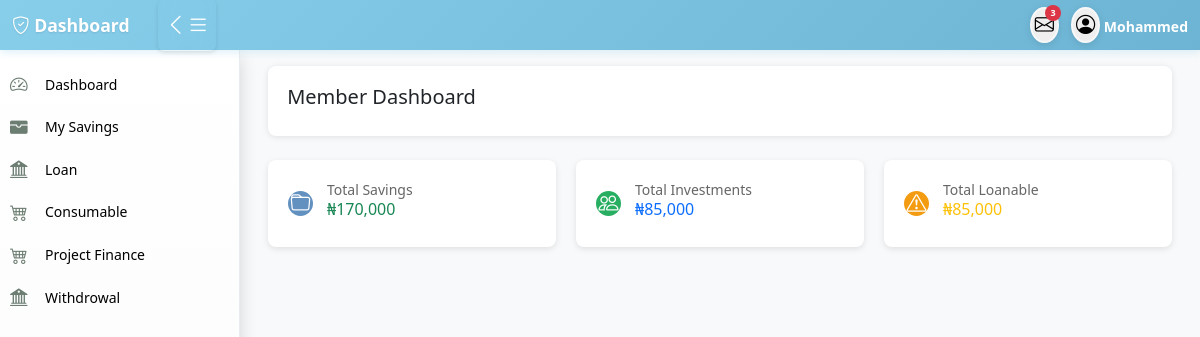
Page /member/member_dashboard/ (signed in) on the earlier database version.
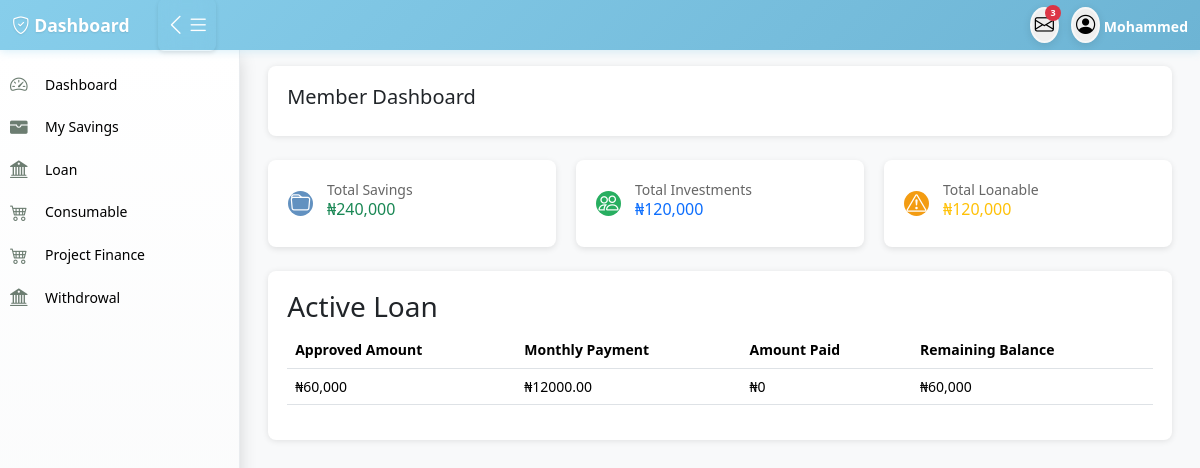
Same page on the later database version.
### loan/models.py (models this page shows, shortened)
class LoanRequest(models.Model):
    member = models.ForeignKey(Member, on_delete=models.CASCADE, related_name="loan_requests")
    loan_type = models.ForeignKey(LoanType, on_delete=models.SET_NULL, null=True, blank=True)
    amount = models.DecimalField(max_digits=10, decimal_places=2)
    approved_amount = models.DecimalField(max_digits=10, decimal_places=2, null=True, blank=True)
    loan_term_months = models.PositiveIntegerField()
    application_date = models.DateField(default=today_date)
    approval_date = models.DateField(null=True, blank=True)
    status = models.CharField(max_length=20,choices=[ ("pending", "Pending"),("approved", "Approved"),("rejected", "Rejected"),  ("Fullpaid", "Fullpaid") ], default="pending",)
    rejection_reason = models.TextField(blank=True, null=True)
    file_one = models.ImageField(upload_to='file_one', blank=True, null=True)
    bank_name = models.ForeignKey(BankName,on_delete=models.CASCADE)
    bank_code = models.ForeignKey(BankCode,on_delete=models.CASCADE)
    account_number  = models.CharField(max_length=100)
    guarantor = models.ForeignKey(Member, on_delete=models.SET_NULL, null=True, blank=True, related_name="guaranteed_loans")
    guarantor_accepted = models.BooleanField(default=False)
    created_by = models.ForeignKey(User,on_delete=models.CASCADE)
    approved_by = models.ForeignKey(User, on_delete=models.SET_NULL, null=True, blank=True, related_name='approved_loan')
    date_created = models.DateTimeField(auto_now_add=True)
    class Meta:
        constraints = [
            models.CheckConstraint(
                check=models.Q(approved_amount__lte=models.F('amount')),
                name='approved_amount_not_greater_than_requested'
            ),
        ]
    @property
    def monthly_payment(self):
        if self.approved_amount and self.loan_term_months > 0:
            total_payment = self.approved_amount
            return total_payment / self.loan_term_months
        return None

### member/views.py (the view, shortened to what this page needs)
# urls.py: path('member_dashboard/',views.member_dashboard,name="member_dashboard"),
@login_required
def member_dashboard(request):
    try:
        member = Member.objects.get(member=request.user)
    except Member.DoesNotExist:
        return redirect('login')
    pending_guarantor_requests = ProjectFinanceRequest.objects.filter(
        guarantor=member,
        guarantor_status='Pending'
    ).order_by('-created_at').select_related('application__member__member')
    pending_guarantor_loans = LoanRequest.objects.filter(
        guarantor=member,
        guarantor_accepted=False,
        status="pending"
    )
    total_savings = Savings.objects.filter(member=member).aggregate(
        total=Sum('month_saving')
    )['total'] or 0
    print(total_savings)
    loanable_total = Loanable.objects.filter(member=member).aggregate(
        total=Sum('amount')
    )['total'] or 0
    investment_total = Investment.objects.filter(member=member).aggregate(
        total=Sum('amount')
    )['total'] or 0
    today = date.today()
    current_month = today.month
    current_year = today.year
    first_day_of_current_month = date(current_year, current_month, 1)
    previous_month_date = first_day_of_current_month - relativedelta(months=4)
    previous_month = previous_month_date.month
    previous_year = previous_month_date.year
    monthly_saving = Savings.objects.filter(
        member=member,
        month__month=current_month,
        month__year=current_year
    ).first()
    previous_monthly_saving = Savings.objects.filter(
        member=member,
        month__month=previous_month,
        month__year=previous_year
    ).first()
    active_loan = LoanRequest.objects.filter(
        member=member,
        status='approved'
    ).order_by('-approval_date').first()
    if not active_loan:
        active_loan = LoanRequest.objects.filter(
            member=member,
            status='rejected'
        ).order_by('-approval_date').first()
    loan_paid = loan_balance = monthly_payment = 0
    if active_loan and active_loan.status == 'approved':
        repaybacks = LoanRepayback.objects.filter(loan_request=active_loan)
        loan_paid = repaybacks.aggregate(total=Sum('amount_paid'))['total'] or 0
        loan_balance = active_loan.approved_amount - loan_paid
        monthly_payment = active_loan.monthly_payment
        print(monthly_payment,monthly_payment)
    loan_types = LoanType.objects.all()
    consumable_requests = ConsumableRequest.objects.filter(user=request.user) \
        .prefetch_related('details__item') \
        .order_by('-date_created')[:5]
    approved_consumable = ConsumableRequest.objects.filter(user=request.user, status='Approved') \
        .order_by('-date_created')
    total_remaining = 0
    consumable_data = []
    context = {
        'member': member,
        'total_savings': total_savings,
        'monthly_saving': monthly_saving.month_saving if monthly_saving else 0,
        'previous_monthly_saving': previous_monthly_saving.month_saving if previous_monthly_saving else 0,
        'loan': active_loan,
        'loan_paid': loan_paid,
        'loan_balance': loan_balance,
        'monthly_payment': monthly_payment,
        'loan_types': loan_types,
        'consumable_requests': consumable_requests,
        'approved_consumable': consumable_data,
        'loanable_total': loanable_total,
        'investment_total': investment_total,
        'approved_consumable': consumable_data,
        'total_remaining': total_remaining,
        "pending_guarantor_loans": pending_guarantor_loans,
        'pending_guarantor_requests':pending_guarantor_requests
    }
    return render(request, 'member/member_dashboard.html', context)

### templates/member/member_dashboard.html (shortened to what this page needs)
{% extends 'base/base.html' %}
{% load humanize %}
{% load static %}
{% block content %}
<div id="dashboard" class="content-section active">
    <div class="content-card">
        <h5>Member Dashboard</h5>
    </div>
</div>
       <div class="stats-grid">
        <div class="stat-card">
            <div class="stat-icon bg-primary">
                <i class="bi bi-folder"></i>
            </div>
            <div class="stat-content">
                <p>Total Savings</p>
                <h6 class="text-success">₦{{ total_savings|floatformat:0|intcomma }}</h6>
            </div>
        </div>
        <div class="stat-card">
            <div class="stat-icon bg-success">
                <i class="bi bi-people"></i>
            </div>
            <div class="stat-content">
                <p>Total Investments</p>
                <h6 class="text-primary">₦{{ investment_total|floatformat:0|intcomma }}</h6>
            </div>
        </div>
        <div class="stat-card">
            <div class="stat-icon bg-warning">
                <i class="bi bi-exclamation-triangle"></i>
            </div>
            <div class="stat-content">
                <p>Total Loanable</p>
                <h6 class="text-warning"> ₦{{ loanable_total|floatformat:0|intcomma }}</h6>
            </div>
        </div>
    </div>
     {% if loan and loan.status != "rejected" %}
    <div class="content-card">
        <h3>Active Loan</h3>
        <div class="table-responsive">
            <table class="table table-hover">
                <thead>
                    <tr>
                        <th>Approved Amount</th>
                        <th>Monthly Payment</th>
                        <th>Amount Paid</th>
                        <th>Remaining Balance</th>
                    </tr>
                </thead>
                <tbody>
                    <tr>
                        <td>₦{{ loan.approved_amount|floatformat:0|intcomma }}</td>
                        <td>₦{{ loan.monthly_payment|floatformat:2 }}</td>
                        <td>₦{{ loan_paid|floatformat:0|intcomma }}</td>
                        <td>₦{{ loan_balance|floatformat:0|intcomma }}</td>
                    </tr>
                </tbody>
            </table>
        </div>
    </div>
    {% endif %}
</div>
{% endblock content %}

Differences in the rows shown:
added LoanRequest: approved_amount "60,000", monthly_payment "12000.00"
Other differences:
{{ total_savings|floatformat:0|intcomma }}: "170,000" → "240,000"
{{ investment_total|floatformat:0|intcomma }}: "85,000" → "120,000"
{{ loanable_total|floatformat:0|intcomma }}: "85,000" → "120,000"
{{ loan_paid|floatformat:0|intcomma }}: (not shown) → "0"
{{ loan_balance|floatformat:0|intcomma }}: (not shown) → "60,000"
text now shown: "Active Loan Approved Amount Monthly Payment Amount Paid Remaining Balance ₦ ₦ ₦ ₦"
